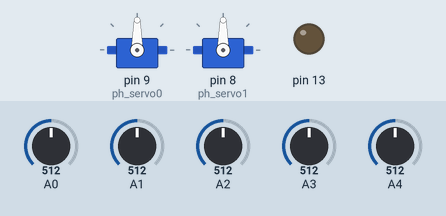
A sketch run on a simulated Arduino Uno, built with avr-gcc and run on an emulated ATmega328P. Parts: 2 × servo, output pins drawn as LEDs (lit = HIGH). The test bench sets the inputs (shaded band); at power-on: A0 = 512, A1 = 512, A2 = 512, A3 = 512, A4 = 512. What the sketch prints to the serial monitor is not drawn.

Above: at 7.2 s.
7.3 s: A0 set to 716
At 7.5 s:
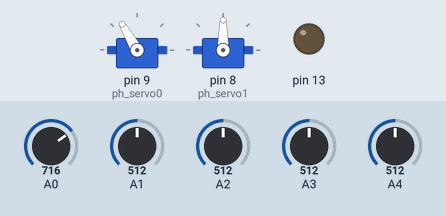
9.1 s: A1 set to 716
At 9.31 s:
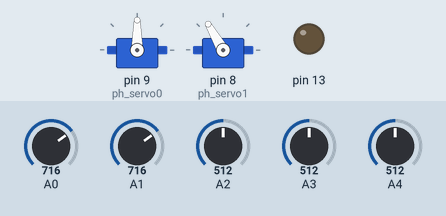
10.9 s: A0 set to 306
At 11.12 s:
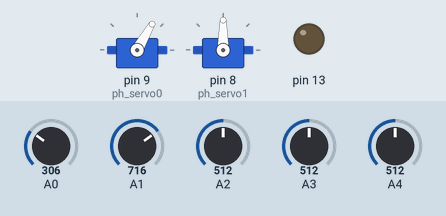
12.7 s: A1 set to 306
At 12.93 s:
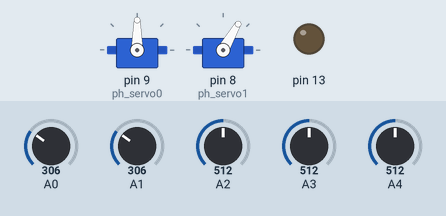
Timing chart, 0 to 15.5 s (numbered marks = the images above; inputs shaded):
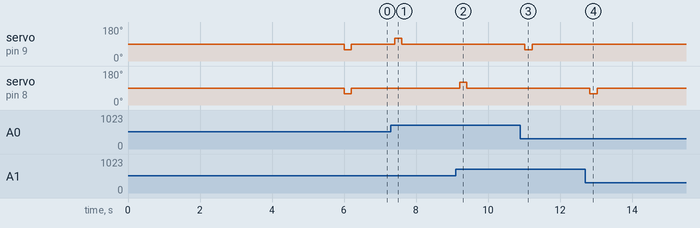

Measured:
- after the input at 7.3 s, servo on pin 9 (ph_servo0): 90° → 120° after 0.11 s, → 90° 0.20 s later
- after the input at 9.1 s, servo on pin 8 (ph_servo1): 90° → 120° after 0.12 s, → 90° 0.20 s later
- after the input at 10.9 s, servo on pin 9 (ph_servo0): 90° → 60° after 0.12 s, → 90° 0.20 s later
- after the input at 12.7 s, servo on pin 8 (ph_servo1): 90° → 60° after 0.13 s, → 90° 0.20 s later

The sketch:

servoMoving.ino
```cpp
#include <Servo.h>

#define SERV_CCW(SC) (90 + ((SC) / 3))
#define SERV_CW(SC) (90 - ((SC) / 3))
#define SERV_STILL 90

#define ANGLE_THRESH 5
#define CW_TEST 60
#define CCW_TEST 120
#define SERVO_DELAY 200

Servo ph_servo0;
Servo ph_servo1;

float x, x2, x3, x4, x5;
float maxFlex[5];
float minFlex[5];
int angle, angle2;
int prev_angle = 1000;  // some random high value
int prev_angle2 = 1000; //another random high value
int servo_set;
int servo_val(float analog_val);
void servo_pos(int angle, int prev_angle);

// NOTES TO do:

// Servo_Val needs to be changed, further discretised
// add a Callibration function
// Servo_control function to pass value from servo_val

void callibration(){
  // Wait 3 seconds!
  Serial.print("Press down on keyboard");
  delay(3000);
  //access array with finger readings
  float maxFlex[] = {analogRead(A0), analogRead(A1), analogRead(A2), analogRead(A3), analogRead(A4)};
  // Wait 3 seconds!
  delay(3000);
  Serial.print("Open hand");
  float minFlex[] = {analogRead(A0), analogRead(A1), analogRead(A2), analogRead(A3), analogRead(A4)};
  //create linear function to map flex to servo angle between 0 and 90

}


void setup()
{
  pinMode(13, OUTPUT);
  pinMode(A0, INPUT);
  pinMode(A1, INPUT);
  pinMode(A2, INPUT);
  pinMode(A3, INPUT);
  pinMode(A4, INPUT);
  ph_servo0.attach(9);
  ph_servo1.attach(8);
  Serial.begin(9600);
  callibration();
}

void loop()
{
  //ph_servo0.write(130);

  x = analogRead(A0);
  x2 = analogRead(A1);
  x3 = analogRead(A2);
  x4 = analogRead(A3);
  x5 = analogRead(A4);
  angle = servo_val(x);
  angle2 = servo_val(x2);

  // if (prev_angle != 1000) {
  // Serial.print("1: ");
  // Serial.print(angle);
  // Serial.print(", 2: ");
  // Serial.println(angle2);

  // Serial.print("1: ");
  // Serial.print(x);
  // Serial.print(", 2: ");
  // Serial.println(x2);
  //   servo_pos(angle, prev_angle);

  //   ph_servo0.write(servo_set);
  // }

  if (angle > prev_angle + 5) {
    ph_servo0.write(CCW_TEST);
  } else if (angle < prev_angle - 5) {
    ph_servo0.write(CW_TEST);
  } else {
    ph_servo0.write(SERV_STILL);
  }

  if (angle2 > prev_angle2 + 5) {
    ph_servo1.write(CCW_TEST);
  } else if (angle2 < prev_angle2 - 5) {
    ph_servo1.write(CW_TEST);
  } else {
    ph_servo1.write(SERV_STILL);
  }

  prev_angle = angle;
  prev_angle2 = angle2;
  delay(SERVO_DELAY);
  // delay(100); // to include a buffer between two different readings

}

int servo_val(float analog_val) {
  // calculates the angle from one of the methods discussed in #general
  float c_analogVal = ((analog_val - 159) / 352);
  int angle = (c_analogVal * 180);
  return angle;
}

void servo_pos(int angle, int prev_angle) {
  // anti-clockwise = down == angle < prev_angle

  if (angle > prev_angle) {
    ph_servo0.write(120);
  } else if (angle < prev_angle) {
    ph_servo0.write(60);
  } else {
    ph_servo0.write(SERV_STILL);
  }

}
```
